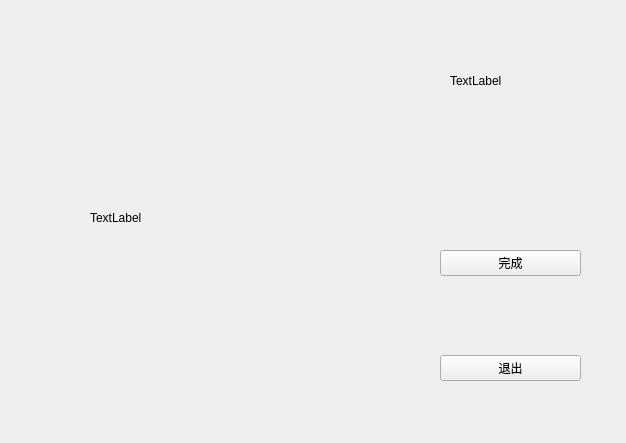
<?xml version="1.0" encoding="UTF-8"?>
<ui version="4.0">
 <class>payout</class>
 <widget class="QWidget" name="payout">
  <property name="geometry">
   <rect>
    <x>0</x>
    <y>0</y>
    <width>626</width>
    <height>443</height>
   </rect>
  </property>
  <property name="windowTitle">
   <string>支付宝支付</string>
  </property>
  <widget class="QLabel" name="QRCode">
   <property name="geometry">
    <rect>
     <x>90</x>
     <y>50</y>
     <width>216</width>
     <height>336</height>
    </rect>
   </property>
   <property name="minimumSize">
    <size>
     <width>216</width>
     <height>336</height>
    </size>
   </property>
   <property name="maximumSize">
    <size>
     <width>216</width>
     <height>336</height>
    </size>
   </property>
   <property name="text">
    <string>TextLabel</string>
   </property>
  </widget>
  <widget class="QWidget" name="widget" native="true">
   <property name="geometry">
    <rect>
     <x>440</x>
     <y>250</y>
     <width>141</width>
     <height>131</height>
    </rect>
   </property>
   <layout class="QVBoxLayout" name="verticalLayout">
    <item>
     <widget class="QPushButton" name="deal">
      <property name="text">
       <string>完成</string>
      </property>
     </widget>
    </item>
    <item>
     <spacer name="verticalSpacer">
      <property name="orientation">
       <enum>Qt::Vertical</enum>
      </property>
      <property name="sizeHint" stdset="0">
       <size>
        <width>20</width>
        <height>40</height>
       </size>
      </property>
     </spacer>
    </item>
    <item>
     <widget class="QPushButton" name="exit">
      <property name="text">
       <string>退出</string>
      </property>
     </widget>
    </item>
   </layout>
  </widget>
  <widget class="QLabel" name="label">
   <property name="geometry">
    <rect>
     <x>450</x>
     <y>60</y>
     <width>131</width>
     <height>41</height>
    </rect>
   </property>
   <property name="text">
    <string>TextLabel</string>
   </property>
  </widget>
 </widget>
 <resources/>
 <connections/>
</ui>
